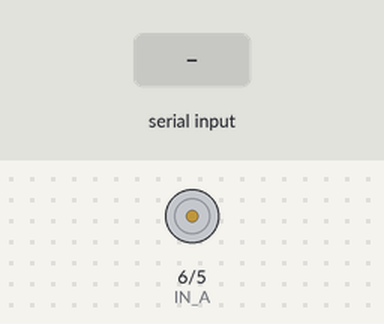
Recording of a sketch running on a simulated Arduino Uno, built with avr-gcc and run on an emulated ATmega328P. Parts: motor-driver pin pairs drawn as motors (green arrow = first pin HIGH = forward, orange = second pin HIGH = backward, longer = more drive). The test bench sets the inputs (shaded band).

Above: at 1.2 s.
1.3 s: "H" received over Serial
At 2.2 s:
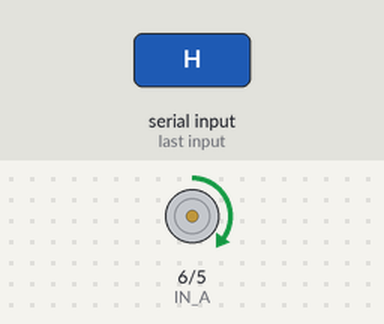
2.9 s: "L" received over Serial
At 3.4 s:
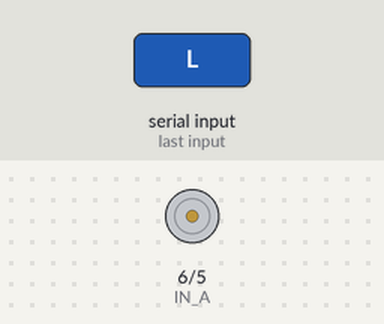
Timing chart, 0 to 5.9 s (numbered marks = the images above; inputs shaded):
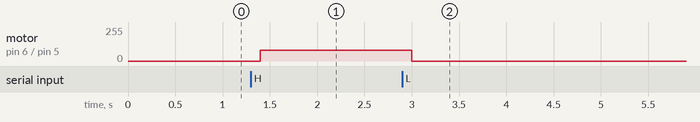

Measured:
- after the input at 1.3 s, motor on pin 6 (IN_A) / pin 5 (IN_B): stopped → forward 80/255 after 0.10 s
- after the input at 2.9 s, motor on pin 6 (IN_A) / pin 5 (IN_B): forward 80/255 → stopped after 0.10 s

The sketch:

LED_Pulsing_Script.ino
```cpp
//Script to pulse LED whenever a command is send via serial from the "uMAMA_full_serial.py" python script
//Script partially based on the "PhysicalPixel" example

//H-Bridge Control Pins
const int IN_A = 6; //PWM Pin
const int IN_B = 5; //PWM Pin
const int LED_Brightness = 80; //Brightness of the LED (MAX = 255)

int incomingByte;

void setup() {
  pinMode(IN_A, OUTPUT);
  pinMode(IN_B, OUTPUT);
  //Initialize state of the pins
  //Try HIGH/HIGH if the LED is always ON
  digitalWrite(IN_A, LOW);
  digitalWrite(IN_B, LOW);
  //Begin serial communication [MAY HAVE TO CHANGE]
  Serial.begin(9600);
}

void loop() {
   if (Serial.available() > 0) {
    // read the oldest byte in the serial buffer:
    incomingByte = Serial.read();
    if (incomingByte == 'H') { //"H" command turns on the LED
      analogWrite(IN_A, LED_Brightness);
      digitalWrite(IN_B, LOW);
    }
    if (incomingByte == 'L') { //"L" command turns of the LED
      digitalWrite(IN_A, LOW);
      digitalWrite(IN_B, LOW);
    }
  }
  delay(100);
}
```
